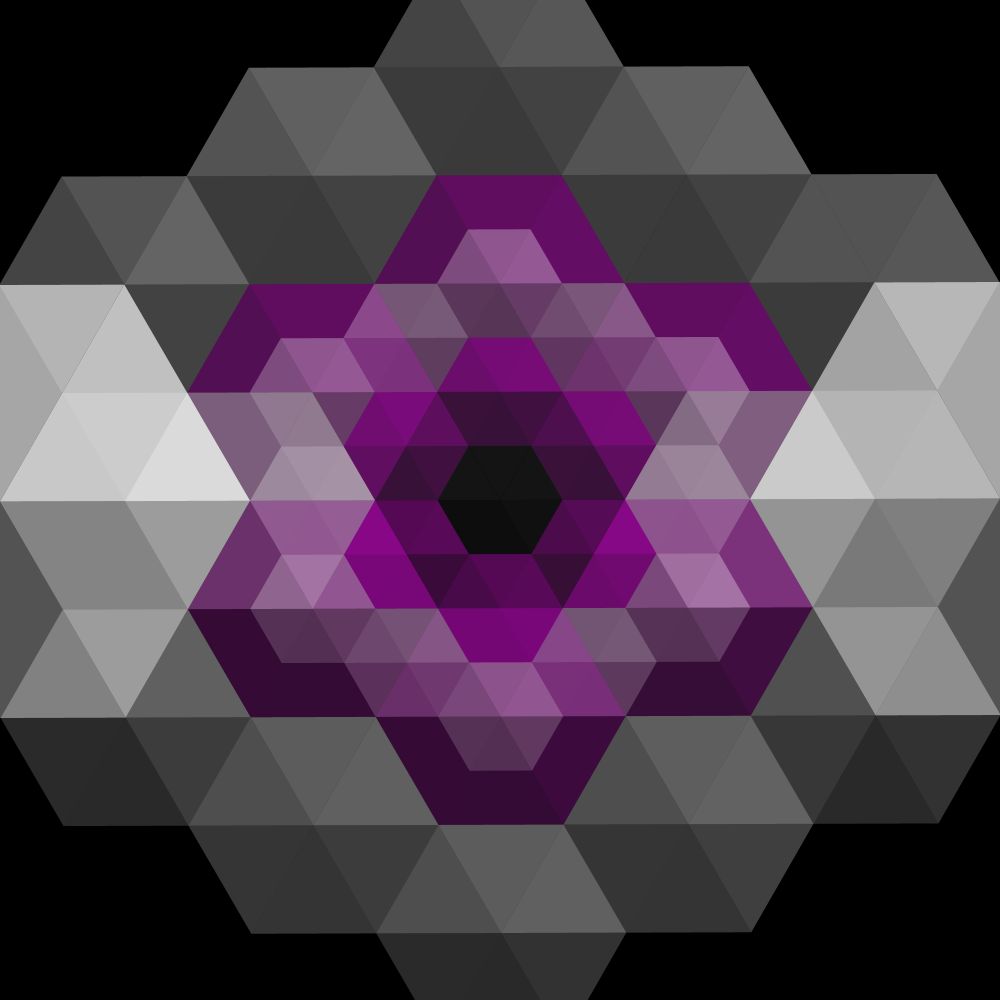
Frame 1 (no input)
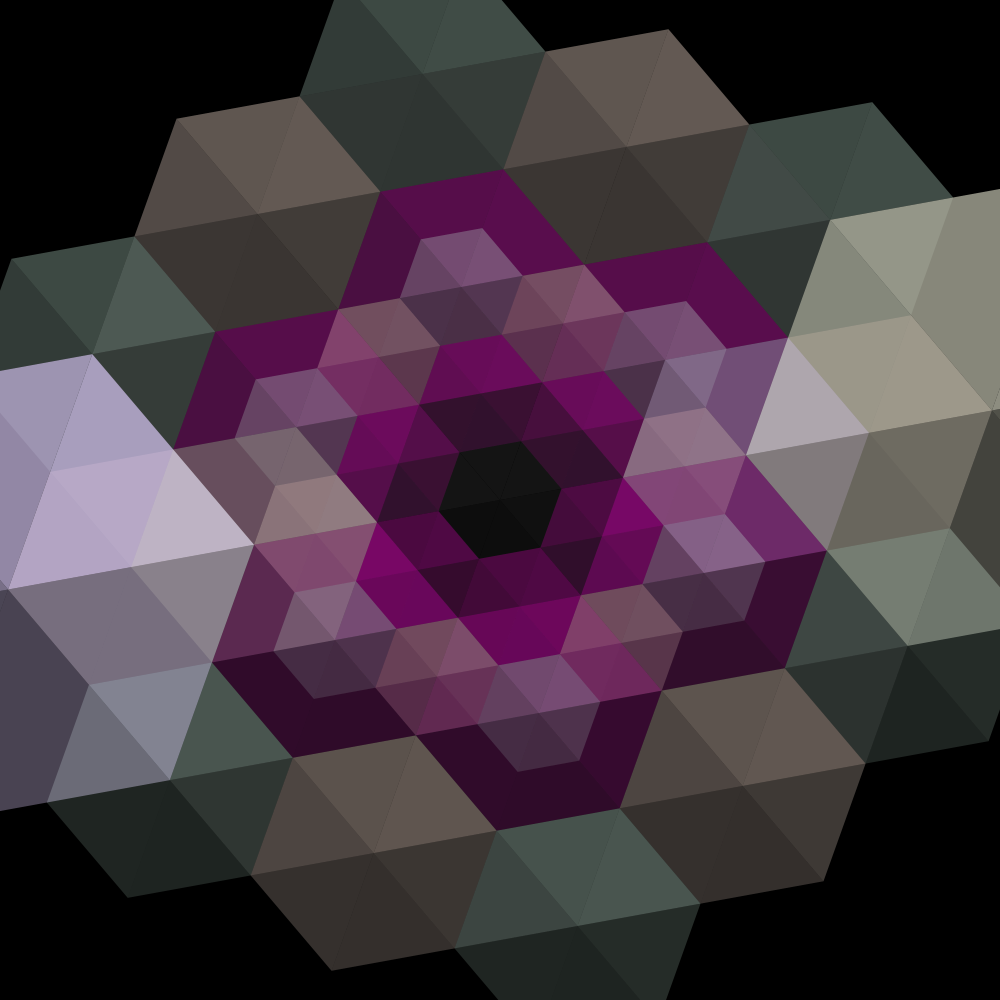
Frame 60 (the mouse pressed at the canvas centre just before this capture)
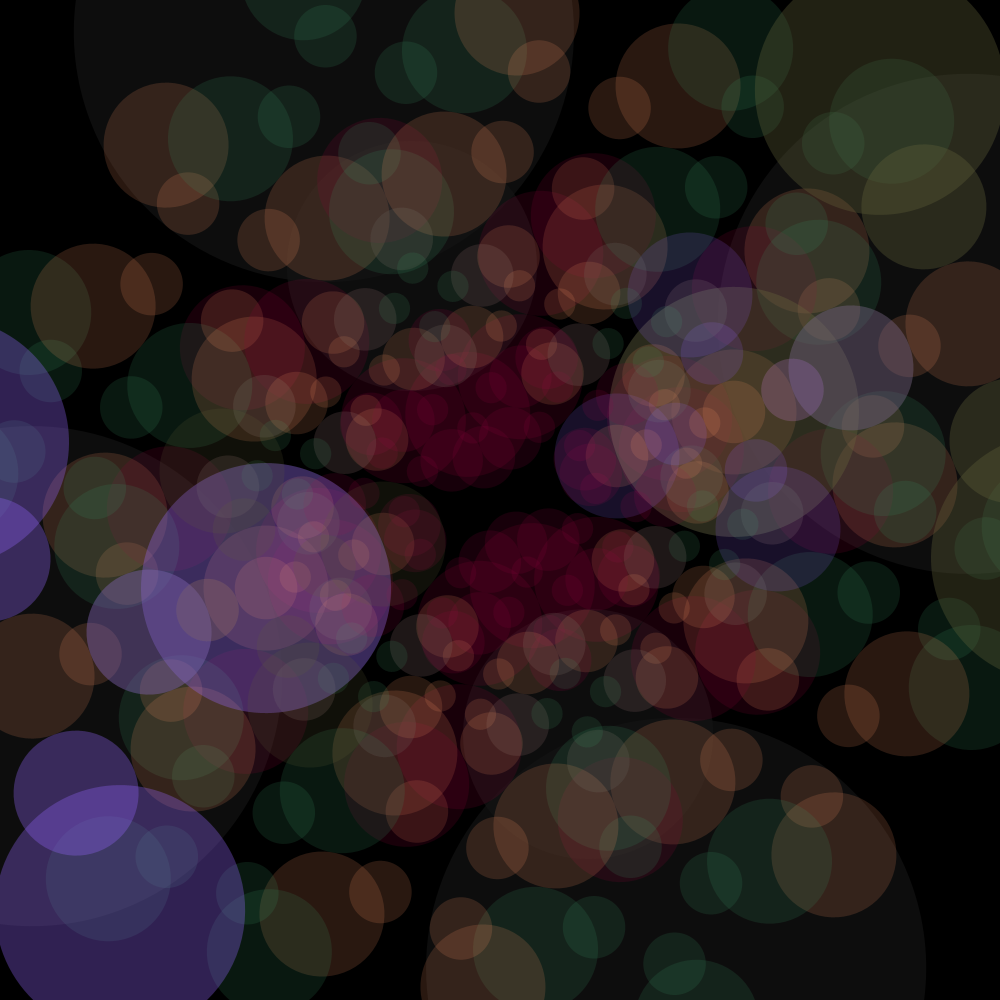
Frame 120 (the mouse held since frame 60 and released just before this capture)

The Processing sketch that drew these frames (run headless with seeded random() and noise(); from frame 60 on, the mouse is pressed at the canvas centre):

// Processing sketch: processing_173716
// ── processing_173716.pde


Kaleidoscope scope=new Kaleidoscope();
float move;
int state;
int counter;
void setup() {
  size(1000, 1000);
}
void draw() {
  counter++;
  background(0);
  scope.mousePressed();
  scope.update();
  scope.colorUpdate(); 

  scope.drawShape(0, 0, width/2, color(20), 6, 0, state);
  fill(255);
  textSize(24);
  if (counter>60) {
    state=state+1; 
    counter=0;
    if (state>4) {
      state=0;
    }
  }
}
class Kaleidoscope {
  float x, y, l, theta, count, num, pos, posTwo, posThree, posFour, posFive;
  color c;
  Kaleidoscope() {
    x=0;
    y=0;
    l=0;
    c=0; 
    theta=0;
    count=0;
    num=200;
    pos=0;
    posTwo=0;
    posThree=0;
    posFour=0;
    posFive=0;
    count=-.003;
  }
  //Primary Function//
  void drawShape(float x, float y, float l, color c, int hexNum, float rad, int s) {
    noStroke();
    //Pushmatrix so we can ltimately rotate//
    pushMatrix();
    //Push origin to center.
    translate(width/2, height/2); 
    //Rotate Controler//Rotates canvas//  
    rotate(theta+rad); 
    fill(c, l*.34);
    if (s==0) {
      //Draw Hexagon at origin//    

      triangle(x, y, x-l/2, y+(l*sqrt(3)/2), x-l, y);
      fill(c, l*.7);
      triangle(x, y, x+l/2, y-(l*sqrt(3)/2), x+l, y);
      fill(c, l*.55);
      triangle(x, y, x-l/2, y-(l*sqrt(3)/2), x-l, y);
      fill(c, l*.4);
      triangle(x, y, x+l/2, y+(l*sqrt(3)/2), x+l, y);
      fill(c, l/3);
      triangle(x, y, x+l/2, y+(l*sqrt(3)/2), x-l/2, y+(l*sqrt(3)/2));
      fill(c, l*.67);
      triangle(x, y, x-l/2, y-(l*sqrt(3)/2), x+l/2, y-(l*sqrt(3)/2));
    }
    if (s==1) {

      //Ellipses//
      for (int j=0; j<3; j++) {
        ellipse(x+l/j, y, l/j, l/j);
        ellipse(x-l/j, y, l/j, l/j);
        ellipse(x, y-l/j, l/j, l/j);
        ellipse(x, y+l/j, l/j, l/j);
      }
    }
    if (s==2) {

      //Rectanlges//
      rect(x, y, x-l/2, y-l/2);
      rect(x, y, x+l/2, y-l/2);
      rect(x, y, x+l/8, y-l/8);
      rect(x, y, x-l/8, +l/8);
    }
    if (s==3) {

      //Cool lines//
      strokeWeight(l/10);
      stroke(c, 800/l);
      line(x, 0, 0, y);
      line(0, x, y, 0);
    }
    if (s==4) {
      num=150;
      rect(l/2, y, y, l/2); 
      rect(l/2, x, x, l/2); 
      rect(sqrt(l/2), x, sqrt(l), l/2); 
      rect(x, y, l/5, l/2+x);
    }
    popMatrix();


    if (l>num) {
      for (int n=0; n<hexNum; n++) {
        drawShape((l*3/4)*cos(n*trigCalc(hexNum)), l*3/4*sin(n*trigCalc(hexNum)), l/4, color(pos, posTwo, posFour), 1, 0, s);
        drawShape((l*(sqrt(3)/4))*cos(n*trigCalc(hexNum)+PI/6), l*(sqrt(3)/4)*sin(n*trigCalc(hexNum)+PI/6), l/4, color(posTwo, posFive, posThree), 3, 0, s);
        drawShape((l*(sqrt(3)/2))*cos(n*trigCalc(hexNum)+PI/6), l*(sqrt(3)/2)*sin(n*trigCalc(hexNum)+PI/6), l/4, color(posThree, posTwo, posFour), 3, 0, s);
      }
      drawShape(x+l, y, l/2, color(posFour, posFour, posThree), 6, 0, s);
      drawShape(x-l, y, l/2, color(posTwo, posFour, pos), 6, 0, s);
    }
  }

  //Rotation Control//
  void update() {
    theta=theta+count;
  }
  void colorUpdate() {
    pos=127.5+127.5*cos(theta);
    posTwo=127.5+127.5*cos(4*theta);
    posFour=127.5+127.5*cos(5*theta);
    posThree=127.5+127.5*cos(6*theta);
  }

  //divices 2PI by number of hexagons.//
  float trigCalc(int hexNum) {
    float calc=2*PI/hexNum;
    return calc;
  }
  void mousePressed() {
    if (mouseButton==LEFT) {

      num=100;
    }
    if (mouseButton==CENTER) {
      num=200;
    }
    if (mouseButton==RIGHT) {
      num=300;
    }
  }
}
//by Christian Bigham//
